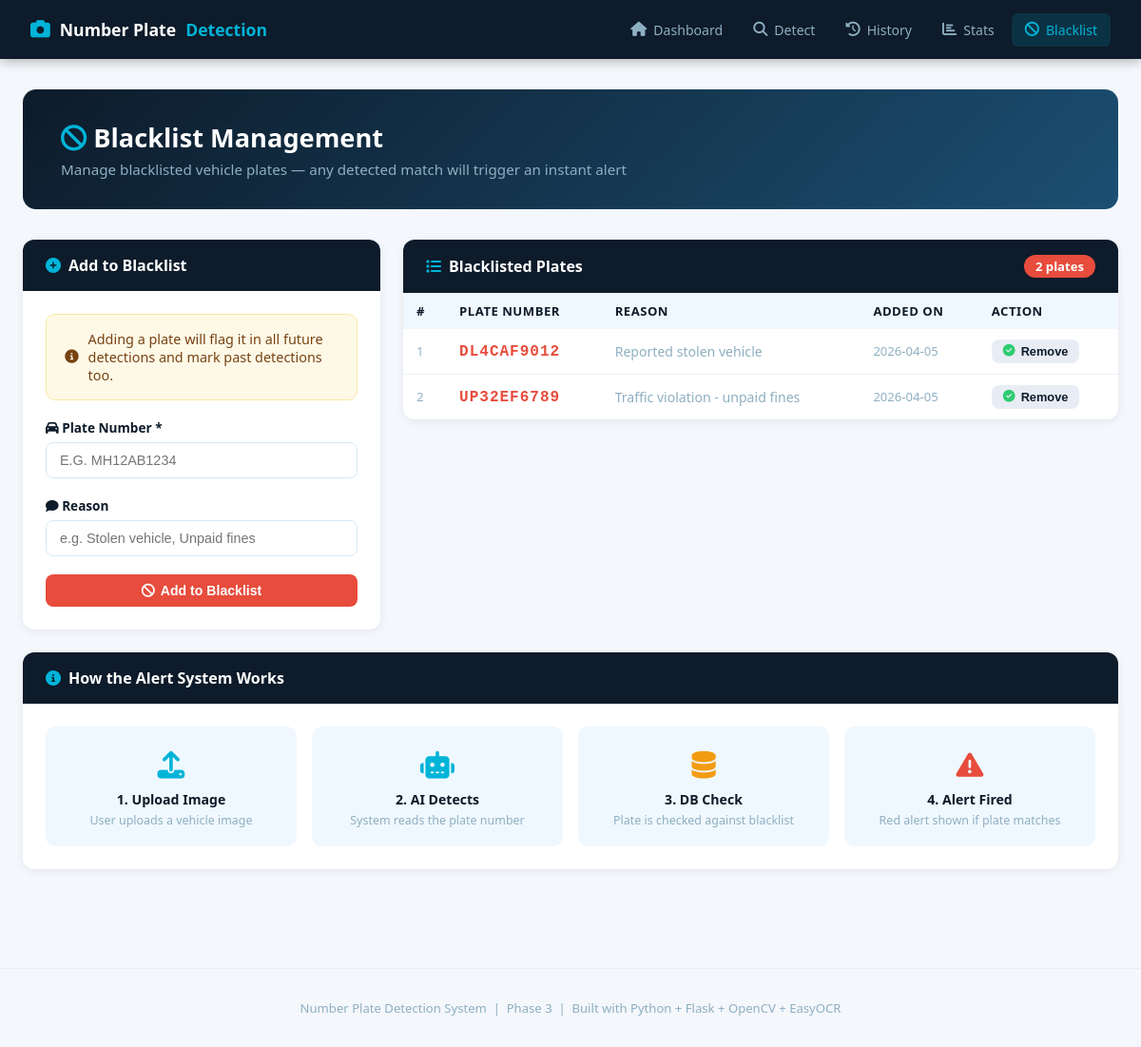
The page /blacklist on the database its author committed.
### tables this page shows
CREATE TABLE blacklist (
            id         INTEGER PRIMARY KEY AUTOINCREMENT,
            plate_text TEXT    NOT NULL UNIQUE,
            reason     TEXT,
            added_at   TEXT    DEFAULT CURRENT_TIMESTAMP
        );

### app.py (the view)
@app.route('/blacklist')
def blacklist():
    plates = db.get_blacklist()
    return render_template('blacklist.html', plates=plates)

### database.py (called while the page is built)
def get_db():
    conn = sqlite3.connect(DB_PATH)
    conn.row_factory = sqlite3.Row
    return conn

def get_blacklist():
    conn = get_db()
    rows = conn.execute("SELECT * FROM blacklist ORDER BY added_at DESC").fetchall()
    conn.close()
    return rows

### templates/blacklist.html (shortened to what this page needs)
{% extends "base.html" %}
{% block content %}
<div class="page-header">
  <h1><i class="fas fa-ban" style="color:var(--cyan)"></i> Blacklist Management</h1>
  <p>Manage blacklisted vehicle plates — any detected match will trigger an instant alert</p>
</div>
<div style="display:grid;grid-template-columns:1fr 2fr;gap:1.5rem;align-items:start">
  <div class="card">
    <div class="card-header"><h3><i class="fas fa-plus-circle"></i> Add to Blacklist</h3></div>
    <div class="card-body">
      <div class="alert-box alert-warning" style="margin-bottom:1.2rem">
        <i class="fas fa-info-circle"></i>
        <div>Adding a plate will flag it in all future detections and mark past detections too.</div>
      </div>
      <form method="POST" action="/blacklist/add">
        <div class="form-group">
          <label><i class="fas fa-car"></i> Plate Number *</label>
          <input type="text" name="plate" class="form-control" placeholder="e.g. MH12AB1234"
                 required style="text-transform:uppercase" maxlength="20"/>
        </div>
        <div class="form-group">
          <label><i class="fas fa-comment"></i> Reason</label>
          <input type="text" name="reason" class="form-control" placeholder="e.g. Stolen vehicle, Unpaid fines"/>
        </div>
        <button type="submit" class="btn btn-danger" style="width:100%;justify-content:center">
          <i class="fas fa-ban"></i> Add to Blacklist
        </button>
      </form>
    </div>
  </div>
  <div class="card">
    <div class="card-header">
      <h3><i class="fas fa-list"></i> Blacklisted Plates</h3>
      <span style="background:var(--red);color:white;padding:3px 12px;border-radius:20px;font-size:0.82rem;font-weight:700">
        {{ plates|length }} plates
      </span>
    </div>
    <div class="card-body" style="padding:0">
      <table>
        <thead>
          <tr><th>#</th><th>Plate Number</th><th>Reason</th><th>Added On</th><th>Action</th></tr>
        </thead>
        <tbody>
          {% for p in plates %}
          <tr>
            <td style="color:var(--gray);font-size:0.82rem">{{ loop.index }}</td>
            <td>
              <strong style="font-family:monospace;font-size:1rem;letter-spacing:1px;color:var(--red)">
                {{ p.plate_text }}
              </strong>
            </td>
            <td style="color:var(--gray);font-size:0.88rem">{{ p.reason or '—' }}</td>
            <td style="color:var(--gray);font-size:0.82rem">{{ p.added_at[:10] }}</td>
            <td>
              <form method="POST" action="/blacklist/remove/{{ p.id }}"
                    onsubmit="return confirm('Remove {{ p.plate_text }} from blacklist?')">
                <button type="submit" class="btn btn-sm" style="background:#E8EDF5;color:var(--navy)">
                  <i class="fas fa-check-circle" style="color:var(--green)"></i> Remove
                </button>
              </form>
            </td>
          </tr>
          {% endfor %}
        </tbody>
      </table>
    </div>
  </div>
</div>
<div class="card">
  <div class="card-header"><h3><i class="fas fa-info-circle"></i> How the Alert System Works</h3></div>
  <div class="card-body">
    <div style="display:grid;grid-template-columns:repeat(4,1fr);gap:1rem;text-align:center">
      {% for icon, title, desc, color in [
        ('fas fa-upload','1. Upload Image','User uploads a vehicle image','var(--cyan)'),
        ('fas fa-robot','2. AI Detects','System reads the plate number','var(--cyan)'),
        ('fas fa-database','3. DB Check','Plate is checked against blacklist','var(--orange)'),
        ('fas fa-exclamation-triangle','4. Alert Fired','Red alert shown if plate matches','var(--red)'),
      ] %}
      <div style="padding:1.2rem;background:var(--light);border-radius:10px">
        <div style="font-size:1.8rem;color:{{ color }};margin-bottom:8px"><i class="{{ icon }}"></i></div>
        <div style="font-weight:700;font-size:0.88rem;color:var(--navy);margin-bottom:4px">{{ title }}</div>
        <div style="font-size:0.78rem;color:var(--gray)">{{ desc }}</div>
      </div>
      {% endfor %}
    </div>
  </div>
</div>
{% endblock %}

### templates/base.html (style rules this page uses)
:root { --navy: #0D1B2A; --blue: #1B4F72; --cyan: #00B4D8; --cyan2: #0096B7; --white: #FFFFFF; --light: #F0F8FF; --gray: #8EAFC2; --card: #142535; --green: #2ECC71; --red: #E74C3C; --orange: #F39C12; --text: #1A2A3A; }
* { box-sizing: border-box; margin: 0; padding: 0; }
body { font-family: 'Segoe UI', sans-serif; background: #F4F7FB; color: var(--text); }
.page-header { background: linear-gradient(135deg, var(--navy) 0%, var(--blue) 100%); border-radius: 14px; padding: 2rem 2.5rem; margin-bottom: 2rem; color: white; }
.page-header h1 { font-size: 1.7rem; margin-bottom: 0.3rem; }
.page-header p { color: var(--gray); font-size: 0.95rem; }
.card { background: white; border-radius: 12px; box-shadow: 0 2px 10px rgba(0,0,0,0.07); overflow: hidden; margin-bottom: 1.5rem; }
.card-header { background: var(--navy); color: white; padding: 1rem 1.5rem; display: flex; align-items: center; justify-content: space-between; gap: 10px; }
.card-header h3 { font-size: 1rem; display: flex; align-items: center; gap: 8px; }
.card-header h3 i { color: var(--cyan); }
.card-body { padding: 1.5rem; }
table { width: 100%; border-collapse: collapse; }
th { background: var(--light); color: var(--navy); padding: 10px 14px; text-align: left; font-size: 0.82rem; text-transform: uppercase; letter-spacing: 0.5px; }
td { padding: 11px 14px; border-bottom: 1px solid #EEF2F7; font-size: 0.9rem; }
tr:last-child td { border-bottom: none; }
.btn { display: inline-flex; align-items: center; gap: 6px; padding: 9px 18px; border-radius: 8px; border: none; cursor: pointer; font-size: 0.88rem; font-weight: 600; text-decoration: none; transition: all 0.2s; }
.btn-danger { background: var(--red); color: white; }
.btn-sm { padding: 5px 12px; font-size: 0.8rem; }
.form-group { margin-bottom: 1.2rem; }
.form-group label { display: block; font-size: 0.85rem; font-weight: 600; color: var(--navy); margin-bottom: 6px; }
.form-control { width: 100%; padding: 10px 14px; border: 1.5px solid #D5E8F5; border-radius: 8px; font-size: 0.9rem; outline: none; transition: border-color 0.2s; }
.alert-box { border-radius: 10px; padding: 1rem 1.2rem; display: flex; align-items: center; gap: 10px; margin-bottom: 1rem; font-size: 0.9rem; }
.alert-warning { background: #FEF9E7; color: #784212; border: 1px solid #F9E79F; }

### rows shown on the page
blacklist: plate_text "DL4CAF9012", reason "Reported stolen vehicle", added_at "2026-04-05"
blacklist: plate_text "UP32EF6789", reason "Traffic violation - unpaid fines", added_at "2026-04-05"

### other values the page prints
{{ plates|length }} "2"
{{ title }} "1. Upload Image" "2. AI Detects" "3. DB Check" "4. Alert Fired"
{{ desc }} "User uploads a vehicle image" "System reads the plate number" "Plate is checked against blacklist" "Red alert shown if plate matches"
